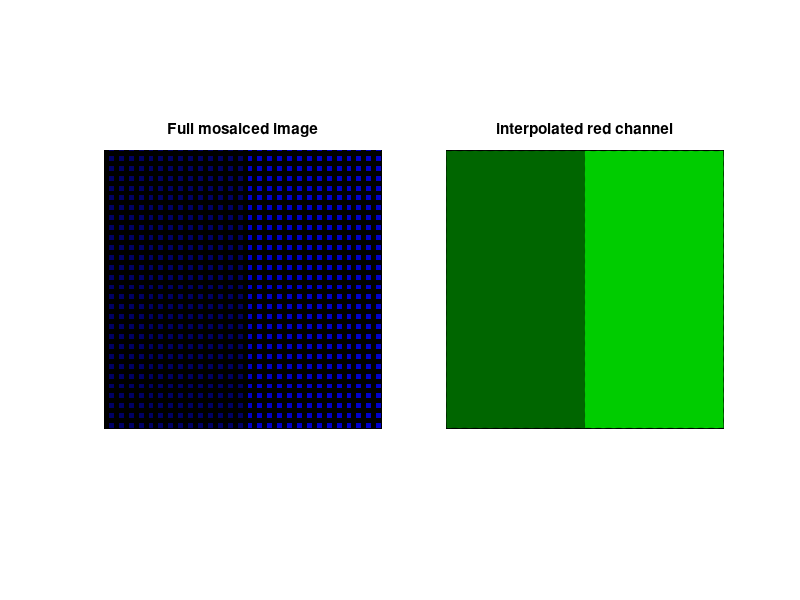

MATLAB code for this plot:
%% Question 1: Demoisaicing
%
%
%

%% Part a)
% Create the sharp intensity image
image=zeros(500,500,3); 
image(:, 1: 250 ,1)=0.4;   
image(:,1:250,2)=0.4;   
image(:, 1:250, 3)= 0.4;  

image(:, 251:500, 1) = 0.8;
image(:, 251:500, 2) = 0.8;
image(:, 251:500, 3) = 0.8;
%imshow(image);
%title('original image');

% read in number of rows, of columns and of channels of the image
[numrows, numcols, numchannels] = size(image);

% split into color channels
% get the intensity image for each channel
redimage = image(:,:,1); 
greenimage = image(:,:,2);
blueimage = image(:,:,3);

% create all black image with the same size as the original image
allBlack = zeros(size(image, 1), size(image, 2));


% color the intensity images
onlyRedImage = cat(3, redimage, allBlack, allBlack);
onlyBlueImage = cat(3, allBlack, allBlack, blueimage);
onlyGreenImage = cat(3, allBlack, greenimage, allBlack);


% 4 x 4 square grid for each channel according to the Bayer pattern
% Note the bayer pattern is
%{
    G B
    R G
%}
redGrid = [0 0; 1 0];
greenGrid = [1 0; 0 1];
blueGrid = [0 1; 0 0];

% Masks for each channel using the above bayer pattern
% and we want to repeat this pattern over the image size 
red_mask = repmat(redGrid, numrows/2, numcols/2);
green_mask = repmat(greenGrid, numrows/2, numcols/2);
blue_mask = repmat(blueGrid, numrows/2, numcols/2);

% 'moisaiced' images
bayer_red = double(onlyRedImage) .* red_mask;
bayer_green = double(onlyGreenImage) .* green_mask;
bayer_blue  = double(onlyBlueImage) .* blue_mask;

subplot(1, 4, [1 2]);
imshow(bayer_blue);
title('Full mosaiced image');

% to zoom in on the mosaic
cropped_red = bayer_red(1:16, 1:16, :);
cropped_green = bayer_green(1:16, 1:16, :);
cropped_blue = bayer_blue(1:16, 1:16, :);

subplot(1, 4, [3 4]);
imshow(cropped_blue);
title('Zoomed-in mosaiced image');
%%
% filters for each color (red and blue are the same)
blue_filter = [1/4 2/4 1/4; 2/4 4/4 2/4; 1/4 2/4 1/4];
red_filter = blue_filter;
green_filter = [0 1/4  0;1/4 4/4 1/4; 0 1/4 0];

% interpolation using conv2
interpolated_red = conv2(bayer_red(:,:,1), red_filter);
rows = size(interpolated_red, 1);
cols = size(interpolated_red, 2);
final_red = zeros(rows, cols, 3);
% interpolated_red has only one channel, so we set that channel to red
% and initialize the other channels as all zeros
final_red(:,:,1) = interpolated_red(:,:,1);
final_red(:,:,2) = 0;
final_red(:,:,3) = 0;

% similarly for blue
interpolated_blue = conv2(bayer_blue(:,:,3), blue_filter);
final_blue = zeros(rows, cols, 3);
final_blue(:,:,1) = 0;
final_blue(:,:,2) = 0;
final_blue(:,:,3) = interpolated_blue(:,:,1);

% similarly for green
interpolated_green = conv2(bayer_green(:,:,2), green_filter);
final_green = zeros(rows,cols,3);
final_green(:,:,1) = 0;
final_green(:,:,2) = interpolated_green(:,:,1);
final_green(:,:,3) = 0;

imshow(imresize(final_green,10));
title('interpolated red channel');










